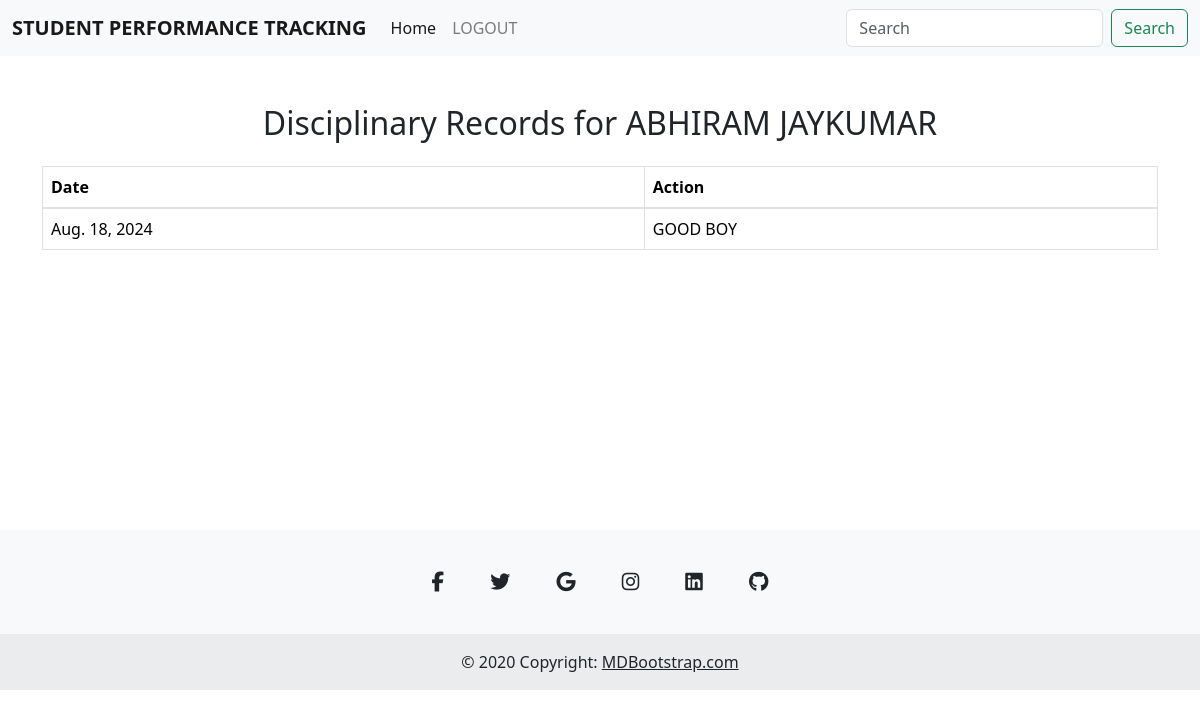
The page /Student/disciplinary-records/ (signed in) on the database its author committed.
### faculty/models.py (models this page shows)
class Student(models.Model):
    name =models.CharField(max_length=100)
    age = models.IntegerField()
    dob = models.DateField()
    address = models.TextField()
    email = models.EmailField(unique=True)
    image = models.ImageField(upload_to='student_images/')
    parent_name = models.CharField(max_length=100)
    password = models.CharField(max_length=100)

class DisciplinaryRecord(models.Model):
    student = models.ForeignKey(Student, on_delete=models.CASCADE)
    disciplinary_action = models.TextField()
    action_date = models.DateField()

### Student/views.py (the view)
# urls.py: path('disciplinary-records/', views.view_disciplinary_records, name='view_disciplinary_records'),
def view_disciplinary_records(request):
    student_id = request.session.get('sid')
    if student_id:
        student = Student.objects.get(id=student_id)
        disciplinary_records = DisciplinaryRecord.objects.filter(student=student)
        return render(request, 'Student/View_disp.html', {
            'student': student,
            'disciplinary_records': disciplinary_records
        })
    else:
        return redirect('Student:Login')  # Redirect to login if student ID is not found in session

### Student/templates/Student/View_disp.html (shortened to what this page needs)
<!DOCTYPE html>
<html lang="en">
<head>
    <link href="https://stackpath.bootstrapcdn.com/bootstrap/4.5.2/css/bootstrap.min.css" rel="stylesheet">
    <link href="https://cdn.jsdelivr.net/npm/bootstrap@5.3.3/dist/css/bootstrap.min.css" rel="stylesheet"
>
</head>
<body>
  <nav class="navbar navbar-expand-lg navbar-light bg-light">
    <div class="container-fluid">
        <a class="navbar-brand" href="{% url 'Student:Student_home' %}"><b>STUDENT PERFORMANCE TRACKING</b> </a>
        <div class="collapse navbar-collapse" id="navbarScroll">
            <ul class="navbar-nav me-auto my-2 my-lg-0 navbar-nav-scroll" style="--bs-scroll-height: 100px;">
                <li class="nav-item">
                    <a class="nav-link active" aria-current="page" href="{% url 'Student:Student_home'%}">Home</a>
                </li>
                <li class="nav-item">
                    <a class="nav-link" href="{% url 'Administrator:index' %}">LOGOUT</a>
                </li>
                    </ul>
            <form class="d-flex">
                <input class="form-control me-2" type="search" placeholder="Search" aria-label="Search">
                <button class="btn btn-outline-success" type="submit">Search</button>
            </form>
        </div>
    </div>
</nav>
<div class="container mt-5">
    <h2 class="text-center">Disciplinary Records for {{ student.name }}</h2>
    {% if disciplinary_records %}
        <table class="table table-bordered mt-4">
            <thead>
                <tr>
                    <th>Date</th>
                    <th>Action</th>
                </tr>
            </thead>
            <tbody>
                {% for record in disciplinary_records %}
                    <tr>
                        <td>{{ record.action_date }}</td>
                        <td>{{ record.disciplinary_action }}</td>
                    </tr>
                {% endfor %}
            </tbody>
        </table>
    {% else %}
        <p class="text-center">No disciplinary records found for this student.</p>
    {% endif %}
</div>
<br>
<br>
<br>
<br>
<br>
<br>
<br>
<br>
<br>
<br>
<br>
<footer class="text-center bg-body-tertiary">
    <div class="container pt-4">
      <section class="mb-4">
        <a
          data-mdb-ripple-init
          class="btn btn-link btn-floating btn-lg text-body m-1"
          href="#!"
          role="button"
          data-mdb-ripple-color="dark"
          ><i class="fab fa-facebook-f"></i
        ></a>
        <a
          data-mdb-ripple-init
          class="btn btn-link btn-floating btn-lg text-body m-1"
          href="#!"
          role="button"
          data-mdb-ripple-color="dark"
          ><i class="fab fa-twitter"></i
        ></a>
        <a
          data-mdb-ripple-init
          class="btn btn-link btn-floating btn-lg text-body m-1"
          href="#!"
          role="button"
          data-mdb-ripple-color="dark"
          ><i class="fab fa-google"></i
        ></a>
        <a
          data-mdb-ripple-init
          class="btn btn-link btn-floating btn-lg text-body m-1"
          href="#!"
          role="button"
          data-mdb-ripple-color="dark"
          ><i class="fab fa-instagram"></i
        ></a>
        <a
          data-mdb-ripple-init
          class="btn btn-link btn-floating btn-lg text-body m-1"
          href="#!"
          role="button"
          data-mdb-ripple-color="dark"
          ><i class="fab fa-linkedin"></i
        ></a>
        <a
          data-mdb-ripple-init
          class="btn btn-link btn-floating btn-lg text-body m-1"
          href="#!"
          role="button"
          data-mdb-ripple-color="dark"
          ><i class="fab fa-github"></i
        ></a>
      </section>
    </div>
    <div class="text-center p-3" style="background-color: rgba(0, 0, 0, 0.05);">
      © 2020 Copyright:
      <a class="text-body" href="https://mdbootstrap.com/">MDBootstrap.com</a>
    </div>
  </footer>
</body>
</html>

### rows shown on the page
Student: name "ABHIRAM JAYKUMAR"
DisciplinaryRecord: action_date "Aug. 18, 2024", disciplinary_action "GOOD BOY"
